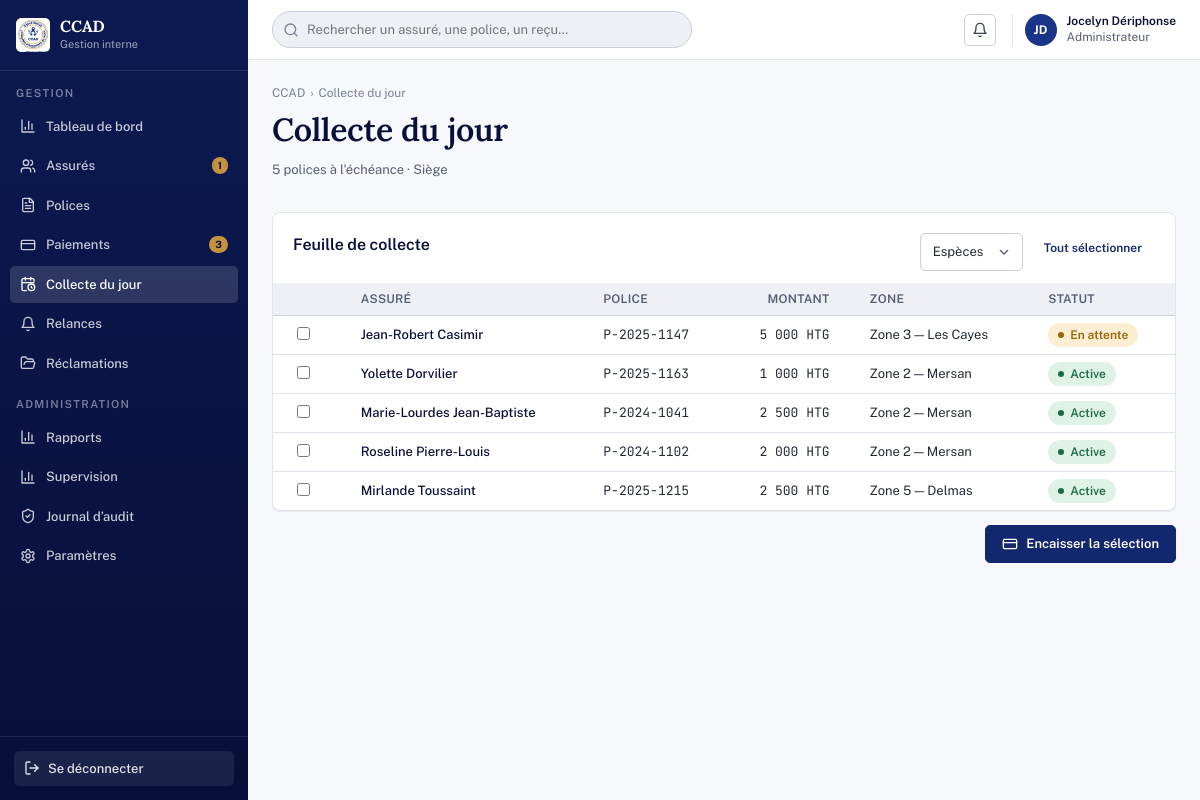
Page /collecte.php (signed in) on the committed database.
### tables this page shows
CREATE TABLE polices (
  id                    INT UNSIGNED AUTO_INCREMENT PRIMARY KEY,
  numero                VARCHAR(20) NOT NULL UNIQUE,
  assure_id             INT UNSIGNED NOT NULL,
  formule_id            INT UNSIGNED NOT NULL,
  plan_id               INT UNSIGNED NOT NULL,
  prime                 DECIMAL(12,2) NOT NULL,
  capital               DECIMAL(14,2) NOT NULL,
  devise                ENUM('HTG','USD') NOT NULL DEFAULT 'HTG',
  frais_inscription     DECIMAL(12,2) NOT NULL DEFAULT 0,
  mode_paiement         ENUM('moncash','especes','virement','cheque') NOT NULL DEFAULT 'moncash',
  moncash_numero        VARCHAR(30) DEFAULT NULL,
  zone_collecte         VARCHAR(80) DEFAULT NULL,
  date_adhesion         DATE NOT NULL,
  jour_echeance         TINYINT UNSIGNED NOT NULL DEFAULT 1,
   
  chef_famille          VARCHAR(150) DEFAULT NULL,
  situation_foyer       VARCHAR(40) DEFAULT NULL,
  personne_urgence      VARCHAR(150) DEFAULT NULL,
  telephone_urgence     VARCHAR(30) DEFAULT NULL,
  lieu_inhumation_prevu VARCHAR(150) DEFAULT NULL,
  caveau                VARCHAR(150) DEFAULT NULL,
  statut                ENUM('Active','En retard','En attente','Suspendue','Résiliée') NOT NULL DEFAULT 'En attente',
  cree_le               DATETIME NOT NULL DEFAULT CURRENT_TIMESTAMP,
  resilie_le            DATETIME DEFAULT NULL,
  FOREIGN KEY (assure_id) REFERENCES assures(id),
  FOREIGN KEY (formule_id) REFERENCES formules(id),
  FOREIGN KEY (plan_id) REFERENCES plans(id)
);

CREATE TABLE assures (
  id                  INT UNSIGNED AUTO_INCREMENT PRIMARY KEY,
  reference           VARCHAR(20) NOT NULL UNIQUE,
  prenom              VARCHAR(80) NOT NULL,
  nom                 VARCHAR(120) NOT NULL,
  sexe                ENUM('f','m') DEFAULT NULL,
  date_naissance      DATE DEFAULT NULL,
  lieu_naissance      VARCHAR(120) DEFAULT NULL,
  etat_civil          ENUM('celibataire','marie','placage','veuf','divorce') DEFAULT NULL,
  nif                 VARCHAR(30) DEFAULT NULL,
  profession          VARCHAR(120) DEFAULT NULL,
  personnes_charge    TINYINT UNSIGNED DEFAULT 0,
  telephone           VARCHAR(30) DEFAULT NULL,
  telephone2          VARCHAR(30) DEFAULT NULL,
  email               VARCHAR(150) DEFAULT NULL,
  departement_id      INT UNSIGNED DEFAULT NULL,
  commune_id          INT UNSIGNED DEFAULT NULL,
  section_communale   VARCHAR(120) DEFAULT NULL,
  adresse             VARCHAR(255) DEFAULT NULL,
  temoin1_nom         VARCHAR(120) DEFAULT NULL,
  temoin1_telephone   VARCHAR(30) DEFAULT NULL,
  temoin2_nom         VARCHAR(120) DEFAULT NULL,
  temoin2_telephone   VARCHAR(30) DEFAULT NULL,
  photo_path          VARCHAR(255) DEFAULT NULL,
  agent_id            INT UNSIGNED DEFAULT NULL,
  cree_le             DATETIME NOT NULL DEFAULT CURRENT_TIMESTAMP,
  FOREIGN KEY (departement_id) REFERENCES departements(id),
  FOREIGN KEY (commune_id) REFERENCES communes(id),
  FOREIGN KEY (agent_id) REFERENCES utilisateurs(id)
);

CREATE TABLE reglages_organisation (
  id              TINYINT UNSIGNED PRIMARY KEY DEFAULT 1,
  nom             VARCHAR(200) NOT NULL,
  nif             VARCHAR(30) DEFAULT NULL,
  adresse         VARCHAR(255) DEFAULT NULL,
  telephone       VARCHAR(80) DEFAULT NULL,
  email           VARCHAR(150) DEFAULT NULL,
  site            VARCHAR(150) DEFAULT NULL,
  slogan          VARCHAR(255) DEFAULT NULL,
  frais_inscription DECIMAL(12,2) NOT NULL DEFAULT 1000,
  devise          ENUM('HTG','USD') NOT NULL DEFAULT 'HTG',
  CONSTRAINT chk_org_single_row CHECK (id = 1)
);

### includes/auth.php (called while the page is built, shortened)
<?php
require_once __DIR__ . '/../config/db.php';
function current_user(): ?array
{
    return $_SESSION['user'] ?? null;
}
function has_permission(string $cle): bool
{
    $user = current_user();
    return $user !== null && in_array($cle, $user['permissions'], true);
}

### config/db.php (called while the page is built, shortened)
<?php
function db(): PDO
{
    static $pdo = null;
    if ($pdo === null) {
        $dsn = 'mysql:host=' . DB_HOST . ';dbname=' . DB_NAME . ';charset=' . DB_CHARSET;
        $pdo = new PDO($dsn, DB_USER, DB_PASS, [
            PDO::ATTR_ERRMODE => PDO::ERRMODE_EXCEPTION,
            PDO::ATTR_DEFAULT_FETCH_MODE => PDO::FETCH_ASSOC,
            PDO::ATTR_EMULATE_PREPARES => false,
        ]);
    }
    return $pdo;
}

### collecte.php (the view, shortened to what this page needs)
<?php
require_once __DIR__ . '/includes/functions.php';
require_once __DIR__ . '/includes/auth.php';
$devise = organisation()['devise'] ?? 'HTG';
require __DIR__ . '/includes/layout_start.php';
$rows = $pdo->query("
  SELECT p.numero, a.prenom, a.nom, p.prime, p.zone_collecte, p.statut
  FROM polices p JOIN assures a ON a.id=p.assure_id
  WHERE p.statut IN ('Active','En attente') ORDER BY a.nom LIMIT 40
")->fetchAll();
?>
<div class="page-header">
  <div>
    <div class="page-header__breadcrumbs"><span>CCAD</span><span>Collecte du jour</span></div>
    <h1 class="page-header__title">Collecte du jour</h1>
    <div class="page-header__meta"><?= count($rows) ?> polices à l'échéance · <?= h($user['zone'] ?? 'Toutes zones') ?></div>
  </div>
</div>
<form method="post">
<div class="card card--flush">
  <div class="card__head">
    <div class="card__title">Feuille de collecte</div>
    <div class="card__actions">
      <select class="input input--sm" name="mode" style="width:auto">
        <option value="especes">Espèces</option><option value="moncash">MonCash</option><option value="virement">Virement</option><option value="cheque">Chèque</option>
      </select>
      <button class="btn btn--ghost btn--sm" type="button" onclick="document.querySelectorAll('.colChk').forEach(c=>c.checked=!c.checked)">Tout sélectionner</button>
    </div>
  </div>
  <div class="table-wrap">
    <table class="data-table is-dense">
      <thead><tr><th></th><th>Assuré</th><th>Police</th><th class="is-numeric">Montant</th><th>Zone</th><th>Statut</th></tr></thead>
      <tbody>
      <?php foreach ($rows as $row): ?>
        <tr>
          <td><input class="colChk" type="checkbox" name="numeros[]" value="<?= h($row['numero']) ?>"></td>
          <td><div class="person-cell"><span class="person-cell__name"><?= h($row['prenom'] . ' ' . $row['nom']) ?></span></div></td>
          <td class="is-mono"><?= h($row['numero']) ?></td>
          <td class="is-numeric is-mono"><?= fmt_money($row['prime'], $devise) ?></td>
          <td><?= h($row['zone_collecte'] ?? '—') ?></td>
          <td><?= badge_html($row['statut']) ?></td>
        </tr>
      <?php endforeach; ?>
      </tbody>
    </table>
  </div>
</div>
<div class="cluster" style="justify-content:flex-end;margin-top:14px">
  <button class="btn btn--primary" type="submit"><?= icon('credit-card',16) ?> Encaisser la sélection</button>
</div>
</form>
<?php require __DIR__ . '/includes/layout_end.php'; ?>

### includes/functions.php (shortened to what this page needs)
<?php
require_once __DIR__ . '/../config/db.php';
function h(?string $s): string
{
    return htmlspecialchars($s ?? '', ENT_QUOTES, 'UTF-8');
}
function fmt_money($n, ?string $devise = null): string
{
    $s = number_format((float) $n, 0, ',', ' ');
    return $devise ? $s . ' ' . $devise : $s;
}
function badge_tone(string $statut): string
{
    static $tones = [
        'Active' => 'success',
        'En retard' => 'danger',
        'En attente' => 'warning',
        'Suspendue' => 'neutral',
        'Résiliée' => 'neutral',
        'Encaissé' => 'success',
        'À valider' => 'warning',
        'Rejeté' => 'danger',
        'Versé' => 'success',
        'En cours' => 'warning',
        'Archivé' => 'neutral',
    ];
    return $tones[$statut] ?? 'neutral';
}
function badge_html(string $statut, ?string $tone = null): string
{
    $tone = $tone ?? badge_tone($statut);
    return '<span class="badge badge--' . h($tone) . '"><i class="badge__dot"></i>' . h($statut) . '</span>';
}
function organisation(): array
{
    static $o = null;
    if ($o === null) {
        $o = db()->query('SELECT * FROM reglages_organisation WHERE id = 1')->fetch() ?: [];
    }
    return $o;
}
function icon(string $name, int $size = 16): string
{
    $p = $paths[$name] ?? $paths['file-text'];
    return '<svg xmlns="http://www.w3.org/2000/svg" width="' . $size . '" height="' . $size . '" viewBox="0 0 24 24" fill="none" stroke="currentColor" stroke-width="2" stroke-linecap="round" stroke-linejoin="round" class="icon" aria-hidden="true">' . $p . '</svg>';
}

### assets/css/tokens.css (style rules this page uses)
:root { --navy-050:#eef2fb; --navy-100:#dde4f5; --navy-200:#bbc8e9; --navy-300:#8298d6; --navy-400:#4c68bd; --navy-500:#2846a6; --navy-600:#1a3489; --navy-700:#12276e; --navy-800:#0c1a52; --navy-900:#080f38; --gold-100:#faf1de; --gold-200:#f2e0bf; --gold-300:#e6c692; --gold-400:#d7ab61; --gold-500:#c4923f; --gold-600:#9c7024; --gold-700:#7d5717; --grey-050:#f7f8fb; --grey-100:#eef0f6; --grey-200:#e0e4ed; --grey-300:#c9cedb; --grey-400:#a3aab9; --grey-500:#7a8296; --grey-600:#565e72; --grey-700:#3a4152; --grey-800:#242a38; --grey-900:#141821; --green-100:#dff2e8; --green-500:#248257; --green-600:#1c6b46; --red-100:#fbe1e1; --red-500:#c62c2c; --red-600:#a32020; --amber-100:#fbeed2; --amber-500:#c08009; --amber-600:#9a6408; --info-100:#dceefa; --info-500:#2277ad; --info-600:#1a5c8a; --white:#ffffff; --brand-primary:var(--navy-700); --brand-primary-hover:var(--navy-800); --brand-primary-active:var(--navy-900); --brand-accent:var(--gold-500); --brand-accent-hover:var(--gold-600); --surface-page:var(--grey-050); --surface-card:var(--white); --surface-sunken:var(--grey-100); --surface-brand:var(--navy-700); --surface-brand-soft:var(--navy-050); --surface-accent-soft:var(--gold-100); --text-heading:var(--navy-900); --text-body:var(--grey-800); --text-muted:var(--grey-600); --text-faint:var(--grey-500); --text-on-brand:var(--white); --text-on-accent:var(--navy-900); --text-link:var(--navy-600); --text-link-hover:var(--navy-800); --border-subtle:var(--grey-200); --border-default:var(--grey-300); --border-strong:var(--grey-400); --border-brand:var(--navy-600); --border-focus:var(--navy-500); --status-success-bg:var(--green-100); --status-success-fg:var(--green-600); --status-danger-bg:var(--red-100); --status-danger-fg:var(--red-600); --status-warning-bg:var(--amber-100); --status-warning-fg:var(--amber-600); --status-info-bg:var(--info-100); --status-info-fg:var(--info-600); --status-neutral-bg:var(--grey-100); --status-neutral-fg:var(--grey-600); --overlay-scrim:rgba(8,15,56,.48); --focus-ring:0 0 0 3px rgba(40,70,166,.28); --font-sans:"Public Sans",system-ui,-apple-system,"Segoe UI",sans-serif; --font-serif:"Lora",Georgia,"Times New Roman",serif; --font-mono:"JetBrains Mono",ui-monospace,"SFMono-Regular",Menlo,monospace; --font-body:var(--font-sans); --font-display:var(--font-serif); --font-numeric:var(--font-mono); --fs-micro:11px; --fs-caption:12px; --fs-body-sm:13px; --fs-body:14px; --fs-body-lg:16px; --fs-h4:16px; --fs-h3:19px; --fs-h2:24px; --fs-h1:32px; --fs-display:44px; --fw-light:300; --fw-regular:400; --fw-medium:500; --fw-semibold:600; --fw-bold:700; --fw-extrabold:800; --lh-tight:1.15; --lh-snug:1.3; --lh-normal:1.5; --lh-loose:1.65; --ls-display:-0.02em; --ls-heading:-0.01em; --ls-body:0; --ls-label:0.02em; --ls-eyebrow:0.12em; --space-0:0; --space-1:2px; --space-2:4px; --space-3:6px; --space-4:8px; --space-5:12px; --space-6:16px; --space-7:20px; --space-8:24px; --space-9:32px; --space-10:40px; --space-11:48px; --space-12:64px; --space-13:80px; --gutter-field:12px; --gutter-card:20px; --gutter-section:32px; --page-pad:24px; --radius-none:0; --radius-xs:3px; --radius-sm:5px; --radius-md:8px; --radius-lg:12px; --radius-xl:16px; --radius-pill:999px; --radius-circle:50%; --radius-control:var(--radius-sm); --radius-card:var(--radius-md); --radius-badge:var(--radius-pill); --radius-modal:var(--radius-lg); --shadow-none:none; --shadow-xs:0 1px 1px rgba(12,26,82,.05); --shadow-sm:0 1px 2px rgba(12,26,82,.07),0 1px 3px rgba(12,26,82,.05); --shadow-md:0 2px 4px rgba(12,26,82,.06),0 6px 14px rgba(12,26,82,.08); --shadow-lg:0 10px 28px rgba(12,26,82,.14); --shadow-inset:inset 0 1px 2px rgba(12,26,82,.08); --dur-instant:80ms; --dur-fast:140ms; --dur-base:200ms; --dur-slow:320ms; --ease-standard:cubic-bezier(.2,0,.2,1); --ease-out:cubic-bezier(0,0,.2,1); --ease-in:cubic-bezier(.4,0,1,1); --transition-control:background-color var(--dur-fast) var(--ease-standard),border-color var(--dur-fast) var(--ease-standard),color var(--dur-fast) var(--ease-standard),box-shadow var(--dur-fast) var(--ease-standard); --sidebar-w:248px; --sidebar-w-collapsed:64px; --topbar-h:60px; --content-max:1280px; --form-col:520px; --control-h-sm:30px; --control-h-md:38px; --control-h-lg:46px; }

### rows in the picture
polices: assure.nom "Jean-Robert Casimir", numero "P-2025-1147", prime.devise "5 000 HTG", zone_collecte "Zone 3 — Les Cayes", statut "En attente"
polices: assure.nom "Yolette Dorvilier", numero "P-2025-1163", prime.devise "1 000 HTG", zone_collecte "Zone 2 — Mersan", statut "Active"
polices: assure.nom "Marie-Lourdes Jean-Baptiste", numero "P-2024-1041", prime.devise "2 500 HTG", zone_collecte "Zone 2 — Mersan", statut "Active"
polices: assure.nom "Roseline Pierre-Louis", numero "P-2024-1102", prime.devise "2 000 HTG", zone_collecte "Zone 2 — Mersan", statut "Active"
polices: assure.nom "Mirlande Toussaint", numero "P-2025-1215", prime.devise "2 500 HTG", zone_collecte "Zone 5 — Delmas", statut "Active"

### other values in the picture
APP_NAME "CCAD"
APP_SUBTITLE "Gestion interne"
$label "Tableau de bord Assurés Polices Paiements Collecte du jour Relances Réclamations Rapports Supervision Journal d’audit Paramètres"
$badge "1 3"
$user['nom_complet'] "Jocelyn Dériphonse"
$user['role'] "Administrateur"
count($rows) "5"
$user['zone'] "Siège"
